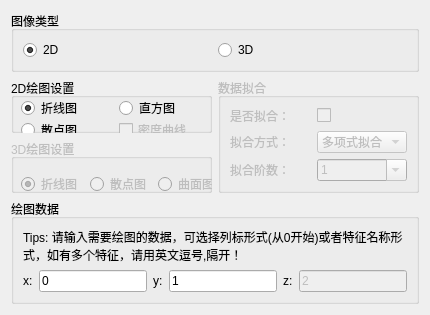
      <widget class="QWidget" name="tab_3">
       <attribute name="title">
        <string>绘图设置</string>
       </attribute>
       <layout class="QGridLayout" name="gridLayout_8">
        <item row="1" column="0">
         <widget class="QGroupBox" name="groupBox_2D">
          <property name="enabled">
           <bool>true</bool>
          </property>
          <property name="title">
           <string>2D绘图设置</string>
          </property>
          <property name="checkable">
           <bool>false</bool>
          </property>
          <widget class="QRadioButton" name="radioButton_2Dline">
           <property name="geometry">
            <rect>
             <x>10</x>
             <y>22</y>
             <width>59</width>
             <height>16</height>
            </rect>
           </property>
           <property name="text">
            <string>折线图</string>
           </property>
           <property name="checked">
            <bool>true</bool>
           </property>
          </widget>
          <widget class="QRadioButton" name="radioButton_2Dhist">
           <property name="geometry">
            <rect>
             <x>108</x>
             <y>22</y>
             <width>59</width>
             <height>16</height>
            </rect>
           </property>
           <property name="text">
            <string>直方图</string>
           </property>
          </widget>
          <widget class="QRadioButton" name="radioButton_2Dscatter">
           <property name="geometry">
            <rect>
             <x>10</x>
             <y>44</y>
             <width>59</width>
             <height>16</height>
            </rect>
           </property>
           <property name="text">
            <string>散点图</string>
           </property>
          </widget>
          <widget class="QCheckBox" name="checkBox_histfit">
           <property name="enabled">
            <bool>false</bool>
           </property>
           <property name="geometry">
            <rect>
             <x>108</x>
             <y>44</y>
             <width>71</width>
             <height>16</height>
            </rect>
           </property>
           <property name="toolTip">
            <string>&lt;html&gt;&lt;head/&gt;&lt;body&gt;&lt;p&gt;是否对柱状图中数据进行拟合&lt;/p&gt;&lt;/body&gt;&lt;/html&gt;</string>
           </property>
           <property name="text">
            <string>密度曲线</string>
           </property>
          </widget>
         </widget>
        </item>
        <item row="1" column="1" rowspan="2">
         <widget class="QGroupBox" name="groupBox_fit">
          <property name="enabled">
           <bool>false</bool>
          </property>
          <property name="title">
           <string>数据拟合</string>
          </property>
          <layout class="QGridLayout" name="gridLayout_2">
           <item row="0" column="0">
            <widget class="QLabel" name="label_9">
             <property name="text">
              <string>是否拟合：</string>
             </property>
            </widget>
           </item>
           <item row="1" column="1">
            <widget class="QComboBox" name="comboBox_fitmethod">
             <item>
              <property name="text">
               <string>多项式拟合</string>
              </property>
             </item>
             <item>
              <property name="text">
               <string>e指数拟合</string>
              </property>
             </item>
             <item>
              <property name="text">
               <string>对数拟合</string>
              </property>
             </item>
            </widget>
           </item>
           <item row="2" column="1">
            <widget class="QComboBox" name="comboBox_2d_n">
             <property name="enabled">
              <bool>false</bool>
             </property>
             <property name="editable">
              <bool>true</bool>
             </property>
             <property name="currentText">
              <string>1</string>
             </property>
             <item>
              <property name="text">
               <string>1</string>
              </property>
             </item>
             <item>
              <property name="text">
               <string>2</string>
              </property>
             </item>
             <item>
              <property name="text">
               <string>3</string>
              </property>
             </item>
             <item>
              <property name="text">
               <string>4</string>
              </property>
             </item>
             <item>
              <property name="text">
               <string>5</string>
              </property>
             </item>
            </widget>
           </item>
           <item row="1" column="0">
            <widget class="QLabel" name="label_10">
             <property name="text">
              <string>拟合方式：</string>
             </property>
            </widget>
           </item>
           <item row="2" column="0">
            <widget class="QLabel" name="label_11">
             <property name="text">
              <string>拟合阶数：</string>
             </property>
            </widget>
           </item>
           <item row="0" column="1">
            <widget class="QCheckBox" name="checkBox_fit">
             <property name="enabled">
              <bool>false</bool>
             </property>
             <property name="text">
              <string/>
             </property>
            </widget>
           </item>
          </layout>
         </widget>
        </item>
        <item row="2" column="0">
         <widget class="QGroupBox" name="groupBox_3D">
          <property name="enabled">
           <bool>false</bool>
          </property>
          <property name="title">
           <string>3D绘图设置</string>
          </property>
          <widget class="QRadioButton" name="radioButton_3Dline">
           <property name="geometry">
            <rect>
             <x>10</x>
             <y>37</y>
             <width>59</width>
             <height>16</height>
            </rect>
           </property>
           <property name="text">
            <string>折线图</string>
           </property>
           <property name="checked">
            <bool>true</bool>
           </property>
          </widget>
          <widget class="QRadioButton" name="radioButton_3Dsurface">
           <property name="geometry">
            <rect>
             <x>147</x>
             <y>37</y>
             <width>59</width>
             <height>16</height>
            </rect>
           </property>
           <property name="text">
            <string>曲面图</string>
           </property>
          </widget>
          <widget class="QRadioButton" name="radioButton_3Dscatter">
           <property name="geometry">
            <rect>
             <x>79</x>
             <y>37</y>
             <width>59</width>
             <height>16</height>
            </rect>
           </property>
           <property name="text">
            <string>散点图</string>
           </property>
          </widget>
         </widget>
        </item>
        <item row="3" column="0" colspan="2">
         <widget class="QGroupBox" name="groupBox">
          <property name="title">
           <string>绘图数据</string>
          </property>
          <layout class="QGridLayout" name="gridLayout_7">
           <item row="1" column="1">
            <widget class="QLineEdit" name="lineEdit_datax">
             <property name="text">
              <string>0</string>
             </property>
            </widget>
           </item>
           <item row="1" column="4">
            <widget class="QLabel" name="label_8">
             <property name="text">
              <string>z:</string>
             </property>
            </widget>
           </item>
           <item row="0" column="0" colspan="6">
            <widget class="QLabel" name="label_6">
             <property name="inputMethodHints">
              <set>Qt::ImhNone</set>
             </property>
             <property name="text">
              <string>Tips: 请输入需要绘图的数据，可选择列标形式(从0开始)或者特征名称形式，如有多个特征，请用英文逗号,隔开！</string>
             </property>
             <property name="scaledContents">
              <bool>false</bool>
             </property>
             <property name="wordWrap">
              <bool>true</bool>
             </property>
            </widget>
           </item>
           <item row="1" column="5">
            <widget class="QLineEdit" name="lineEdit_dataz">
             <property name="enabled">
              <bool>false</bool>
             </property>
             <property name="text">
              <string>2</string>
             </property>
            </widget>
           </item>
           <item row="1" column="3">
            <widget class="QLineEdit" name="lineEdit_datay">
             <property name="text">
              <string>1</string>
             </property>
            </widget>
           </item>
           <item row="1" column="2">
            <widget class="QLabel" name="label_7">
             <property name="text">
              <string>y:</string>
             </property>
            </widget>
           </item>
           <item row="1" column="0">
            <widget class="QLabel" name="label_5">
             <property name="text">
              <string>x:</string>
             </property>
            </widget>
           </item>
          </layout>
         </widget>
        </item>
        <item row="0" column="0" colspan="2">
         <widget class="QGroupBox" name="groupBox_6">
          <property name="sizePolicy">
           <sizepolicy hsizetype="Preferred" vsizetype="Minimum">
            <horstretch>0</horstretch>
            <verstretch>0</verstretch>
           </sizepolicy>
          </property>
          <property name="title">
           <string>图像类型</string>
          </property>
          <layout class="QGridLayout" name="gridLayout_11">
           <item row="0" column="0">
            <widget class="QRadioButton" name="radioButton_2D">
             <property name="text">
              <string>2D</string>
             </property>
             <property name="checked">
              <bool>true</bool>
             </property>
            </widget>
           </item>
           <item row="0" column="1">
            <widget class="QRadioButton" name="radioButton_3D">
             <property name="text">
              <string>3D</string>
             </property>
            </widget>
           </item>
          </layout>
         </widget>
        </item>
       </layout>
      </widget>
